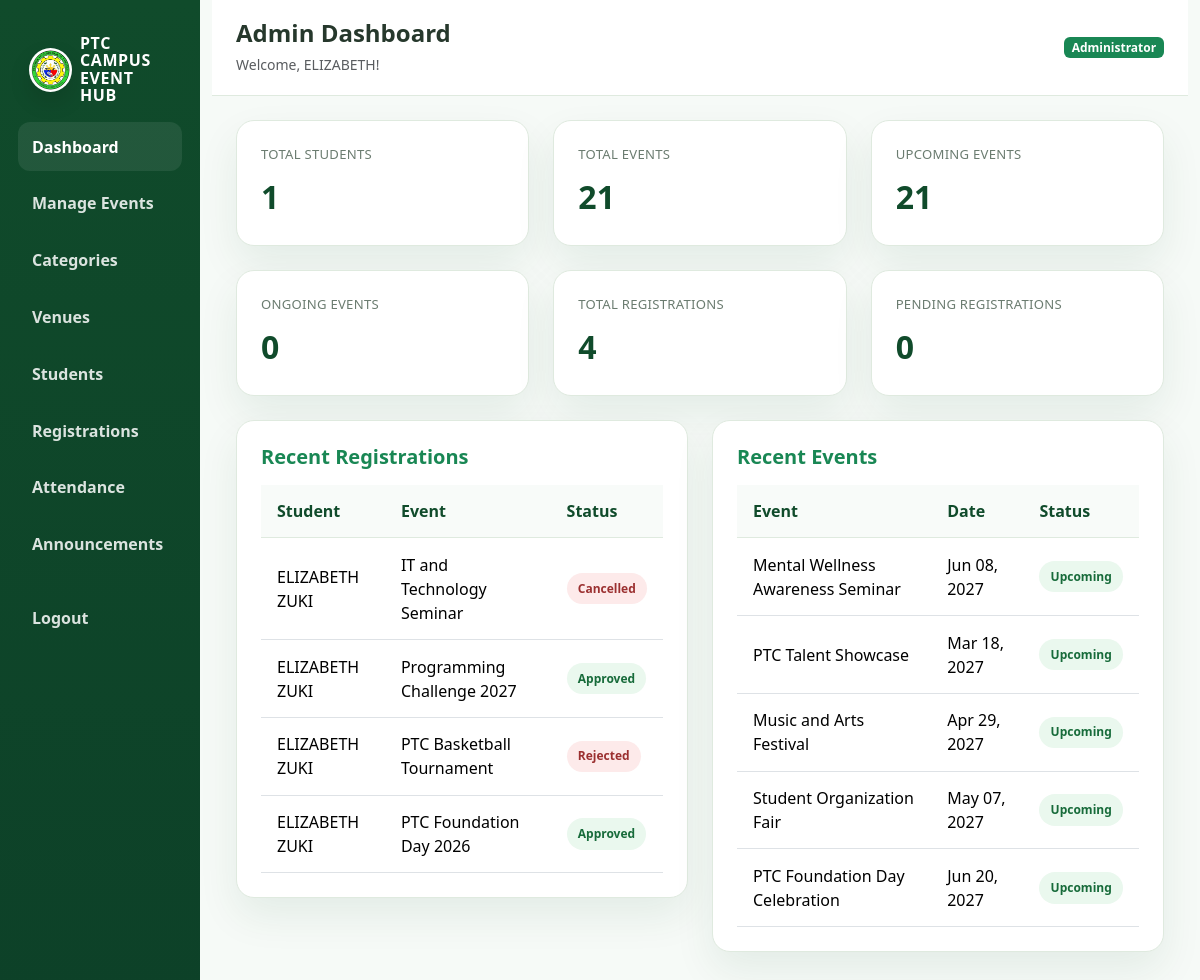
Page /admin/dashboard.php (signed in) on the committed database.
### tables this page shows
CREATE TABLE `registrations` (
  `id` int(11) NOT NULL,
  `user_id` int(11) NOT NULL,
  `event_id` int(11) NOT NULL,
  `registration_date` timestamp NOT NULL DEFAULT current_timestamp(),
  `status` enum('pending','approved','rejected','cancelled') DEFAULT 'pending'
);

CREATE TABLE `users` (
  `id` int(11) NOT NULL,
  `first_name` varchar(100) NOT NULL,
  `last_name` varchar(100) NOT NULL,
  `student_number` varchar(50) DEFAULT NULL,
  `email` varchar(150) NOT NULL,
  `profile_image` varchar(255) DEFAULT NULL,
  `password` varchar(255) NOT NULL,
  `role` enum('student','admin') DEFAULT 'student',
  `created_at` timestamp NOT NULL DEFAULT current_timestamp()
);

CREATE TABLE `events` (
  `id` int(11) NOT NULL,
  `category_id` int(11) DEFAULT NULL,
  `venue_id` int(11) DEFAULT NULL,
  `event_name` varchar(200) NOT NULL,
  `description` text DEFAULT NULL,
  `event_date` date NOT NULL,
  `start_time` time DEFAULT NULL,
  `end_time` time DEFAULT NULL,
  `event_image` varchar(255) DEFAULT NULL,
  `registration_deadline` date DEFAULT NULL,
  `maximum_participants` int(11) DEFAULT 100,
  `status` enum('upcoming','ongoing','completed','cancelled') DEFAULT 'upcoming',
  `created_by` int(11) DEFAULT NULL,
  `created_at` timestamp NOT NULL DEFAULT current_timestamp()
);

### admin/dashboard.php (the view, shortened to what this page needs)
<?php
require_once "../config/database.php";
$studentCount = (int) $pdo->query("SELECT COUNT(*) FROM users WHERE role = 'student'")->fetchColumn();
$eventCount = (int) $pdo->query("SELECT COUNT(*) FROM events")->fetchColumn();
$upcomingCount = (int) $pdo->query("SELECT COUNT(*) FROM events WHERE status = 'upcoming' AND event_date >= CURDATE()")->fetchColumn();
$ongoingCount = (int) $pdo->query("SELECT COUNT(*) FROM events WHERE status = 'ongoing'")->fetchColumn();
$totalRegistrations = (int) $pdo->query("SELECT COUNT(*) FROM registrations")->fetchColumn();
$pendingRegistrations = (int) $pdo->query("SELECT COUNT(*) FROM registrations WHERE status = 'pending'")->fetchColumn();
$recentRegistrations = $pdo->query(
    "SELECT r.*, u.first_name, u.last_name, e.event_name
     FROM registrations r
     INNER JOIN users u ON u.id = r.user_id
     INNER JOIN events e ON e.id = r.event_id
     ORDER BY r.registration_date DESC
     LIMIT 5"
)->fetchAll();
$recentEvents = $pdo->query(
    "SELECT e.event_name, e.event_date, e.status, c.category_name
     FROM events e
     LEFT JOIN categories c ON c.id = e.category_id
     ORDER BY e.created_at DESC
     LIMIT 5"
)->fetchAll();
?>
<!DOCTYPE html>
<html lang="en">
<head>
    <link href="https://cdn.jsdelivr.net/npm/bootstrap@5.3.3/dist/css/bootstrap.min.css" rel="stylesheet">
    <link rel="stylesheet" href="../assets/css/ptc-style.css">
</head>
<body>
    <div class="container-fluid">
        <div class="row">
            <aside class="col-md-3 col-lg-2 ptc-sidebar">
                <span class="brand d-flex align-items-center gap-2 text-white">
                    <img src="../assets/images/ptc-logo.png" alt="Pateros Technological College logo">
                    <span class="brand-text">PTC CAMPUS<br>EVENT HUB</span>
                </span>
                <a class="nav-link active" href="dashboard.php">Dashboard</a>
                <a class="nav-link" href="events.php">Manage Events</a>
                <a class="nav-link" href="categories.php">Categories</a>
                <a class="nav-link" href="venues.php">Venues</a>
                <a class="nav-link" href="students.php">Students</a>
                <a class="nav-link" href="registrations.php">Registrations</a>
                <a class="nav-link" href="attendance.php">Attendance</a>
                <a class="nav-link" href="announcements.php">Announcements</a>
                <div class="mt-4"><a class="nav-link" href="../auth/logout.php">Logout</a></div>
            </aside>
            <main class="col-md-9 col-lg-10 ptc-main">
                <div class="ptc-topbar">
                    <div>
                        <h4 class="fw-bold mb-1">Admin Dashboard</h4>
                        <small class="text-muted">Welcome, <?php echo htmlspecialchars($_SESSION["first_name"]); ?>!</small>
                    </div>
                    <span class="badge bg-success">Administrator</span>
                </div>
                <div class="ptc-content">
                    <div class="row g-4 mb-4">
                        <div class="col-sm-6 col-xl-4"><div class="ptc-stat"><div class="label">Total Students</div><div class="value"><?php echo $studentCount; ?></div></div></div>
                        <div class="col-sm-6 col-xl-4"><div class="ptc-stat"><div class="label">Total Events</div><div class="value"><?php echo $eventCount; ?></div></div></div>
                        <div class="col-sm-6 col-xl-4"><div class="ptc-stat"><div class="label">Upcoming Events</div><div class="value"><?php echo $upcomingCount; ?></div></div></div>
                        <div class="col-sm-6 col-xl-4"><div class="ptc-stat"><div class="label">Ongoing Events</div><div class="value"><?php echo $ongoingCount; ?></div></div></div>
                        <div class="col-sm-6 col-xl-4"><div class="ptc-stat"><div class="label">Total Registrations</div><div class="value"><?php echo $totalRegistrations; ?></div></div></div>
                        <div class="col-sm-6 col-xl-4"><div class="ptc-stat"><div class="label">Pending Registrations</div><div class="value"><?php echo $pendingRegistrations; ?></div></div></div>
                    </div>
                    <div class="row g-4">
                        <div class="col-lg-6">
                            <div class="ptc-card p-4 mb-4">
                                <h5 class="fw-bold mb-3 text-success">Recent Registrations</h5>
                                <div class="table-responsive">
                                    <table class="table mb-0">
                                        <thead>
                                            <tr><th>Student</th><th>Event</th><th>Status</th></tr>
                                        </thead>
                                        <tbody>
                                            <?php if ($recentRegistrations): ?>
                                                <?php foreach ($recentRegistrations as $row): ?>
                                                    <tr>
                                                        <td><?php echo htmlspecialchars($row["first_name"] . " " . $row["last_name"]); ?></td>
                                                        <td><?php echo htmlspecialchars($row["event_name"]); ?></td>
                                                        <td><span class="ptc-badge <?php echo $row["status"] === 'approved' ? 'success' : ($row["status"] === 'pending' ? 'secondary' : 'danger'); ?>"><?php echo htmlspecialchars(ucfirst($row["status"])); ?></span></td>
                                                    </tr>
                                                <?php endforeach; ?>
                                            <?php else: ?>
                                                <tr><td colspan="3" class="text-center text-muted py-4">No registrations available.</td></tr>
                                            <?php endif; ?>
                                        </tbody>
                                    </table>
                                </div>
                            </div>
                        </div>
                        <div class="col-lg-6">
                            <div class="ptc-card p-4 mb-4">
                                <h5 class="fw-bold mb-3 text-success">Recent Events</h5>
                                <div class="table-responsive">
                                    <table class="table mb-0">
                                        <thead>
                                            <tr><th>Event</th><th>Date</th><th>Status</th></tr>
                                        </thead>
                                        <tbody>
                                            <?php if ($recentEvents): ?>
                                                <?php foreach ($recentEvents as $row): ?>
                                                    <tr>
                                                        <td><?php echo htmlspecialchars($row["event_name"]); ?></td>
                                                        <td><?php echo htmlspecialchars(date("M d, Y", strtotime($row["event_date"]))); ?></td>
                                                        <td><span class="ptc-badge <?php echo $row["status"] === 'upcoming' ? 'success' : ($row["status"] === 'ongoing' ? 'secondary' : 'danger'); ?>"><?php echo htmlspecialchars(ucfirst($row["status"])); ?></span></td>
                                                    </tr>
                                                <?php endforeach; ?>
                                            <?php else: ?>
                                                <tr><td colspan="3" class="text-center text-muted py-4">No events available.</td></tr>
                                            <?php endif; ?>
                                        </tbody>
                                    </table>
                                </div>
                            </div>
                        </div>
                    </div>
                </div>
            </main>
        </div>
    </div>
</body>
</html>

### assets/css/ptc-style.css (style rules this page uses)
:root { --dark-green: #104B2B; --primary-green: #176B3A; --medium-green: #237A45; --light-green: #E8F5E9; --soft-green: #F3F8F3; --white: #FFFFFF; --text: #26382C; --muted: #6B7C70; --border: #DFEADF; --danger: #b63b3b; --warning: #c59100; --shadow: 0 18px 40px rgba(16, 75, 43, 0.08); }
* { box-sizing: border-box; }
html { scroll-behavior: smooth; }
body { margin: 0; font-family: "Segoe UI", Arial, sans-serif; background: linear-gradient(180deg, #f6faf7 0%, #edf7ef 100%); color: var(--text); }
img { max-width: 100%; display: block; }
.ptc-brand img, .ptc-sidebar .brand img, .ptc-footer-brand img { width: 44px; height: 44px; border-radius: 50%; object-fit: cover; background: var(--white); border: 2px solid rgba(255,255,255,0.45); box-shadow: 0 10px 22px rgba(0,0,0,0.12); }
.ptc-brand .brand-text, .ptc-sidebar .brand .brand-text { display: inline-block; line-height: 1.08; font-weight: 800; letter-spacing: 0.04em; }
a { text-decoration: none; }
.ptc-card { background: var(--white); border: 1px solid var(--border); border-radius: 18px; box-shadow: var(--shadow); }
.ptc-stat { background: var(--white); border: 1px solid var(--border); border-radius: 18px; padding: 1.5rem; box-shadow: var(--shadow); height: 100%; }
.ptc-stat .label { color: var(--muted); font-size: 0.82rem; letter-spacing: 0.02em; text-transform: uppercase; }
.ptc-stat .value { font-size: 2rem; font-weight: 800; color: var(--dark-green); margin-top: 0.5rem; }
.ptc-badge { display: inline-flex; align-items: center; padding: 0.42rem 0.7rem; border-radius: 999px; font-size: 0.75rem; font-weight: 700; background: var(--light-green); color: var(--dark-green); }
.ptc-badge.danger { background: #fdeaea; color: #9b3030; }
.ptc-badge.success { background: #eaf8ee; color: var(--primary-green); }
.ptc-sidebar { background: linear-gradient(180deg, var(--dark-green), #0d4128); min-height: 100vh; padding: 1.4rem 1.1rem; }
.ptc-sidebar .brand { color: var(--white); font-weight: 800; letter-spacing: 0.04em; display: block; padding: 0.8rem 0.7rem 1.1rem; }
.ptc-sidebar .nav-link { display: block; padding: 0.8rem 0.9rem; color: rgba(255,255,255,0.85); border-radius: 12px; font-weight: 600; margin-bottom: 0.45rem; }
.ptc-sidebar .nav-link:hover, .ptc-sidebar .nav-link.active { background: rgba(255,255,255,0.08); color: var(--white); }
.ptc-main { background: #f6faf7; min-height: 100vh; }
.ptc-topbar { background: var(--white); border-bottom: 1px solid var(--border); padding: 1.2rem 1.5rem; display: flex; justify-content: space-between; align-items: center; gap: 1rem; }
.ptc-content { padding: 1.5rem; }
.table thead th { background: #f8fbf9; color: var(--dark-green); border-bottom: 1px solid var(--border); font-weight: 700; }
.table td, .table th { vertical-align: middle; padding: 0.9rem 1rem; }

### rows in the picture
registrations: user.last_name "ELIZABETH ZUKI", event.event_name "IT and Technology Seminar", status "Cancelled"
registrations: user.last_name "ELIZABETH ZUKI", event.event_name "Programming Challenge 2027", status "Approved"
registrations: user.last_name "ELIZABETH ZUKI", event.event_name "PTC Basketball Tournament", status "Rejected"
registrations: user.last_name "ELIZABETH ZUKI", event.event_name "PTC Foundation Day 2026", status "Approved"
events: event_name "Mental Wellness Awareness Seminar", event_date "Jun 08, 2027", status "Upcoming"
events: event_name "PTC Talent Showcase", event_date "Mar 18, 2027", status "Upcoming"
events: event_name "Music and Arts Festival", event_date "Apr 29, 2027", status "Upcoming"
events: event_name "Student Organization Fair", event_date "May 07, 2027", status "Upcoming"
events: event_name "PTC Foundation Day Celebration", event_date "Jun 20, 2027", status "Upcoming"

### other values in the picture
$_SESSION["first_name"] "ELIZABETH"
$studentCount "1"
$eventCount "21"
$upcomingCount "21"
$ongoingCount "0"
$totalRegistrations "4"
$pendingRegistrations "0"
